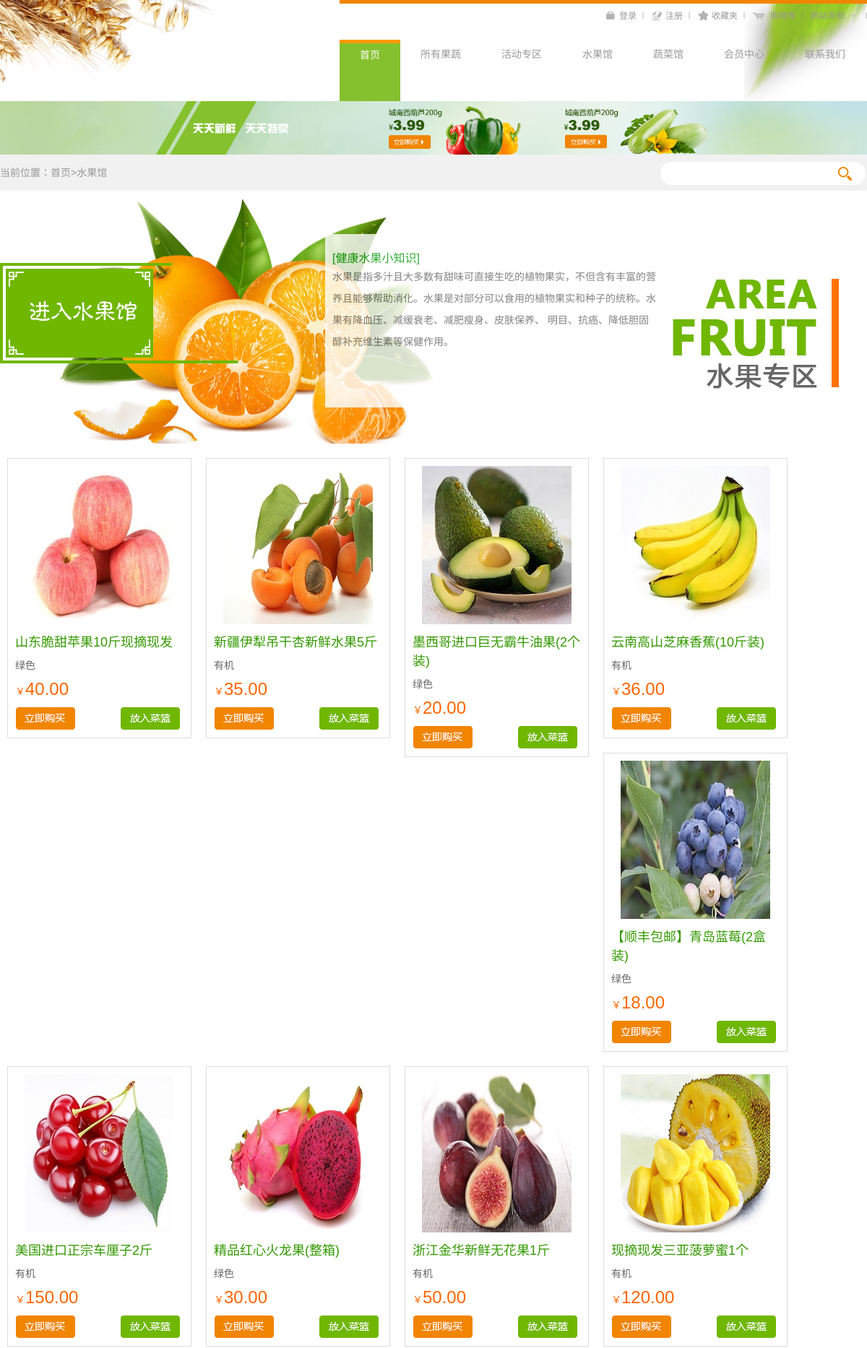
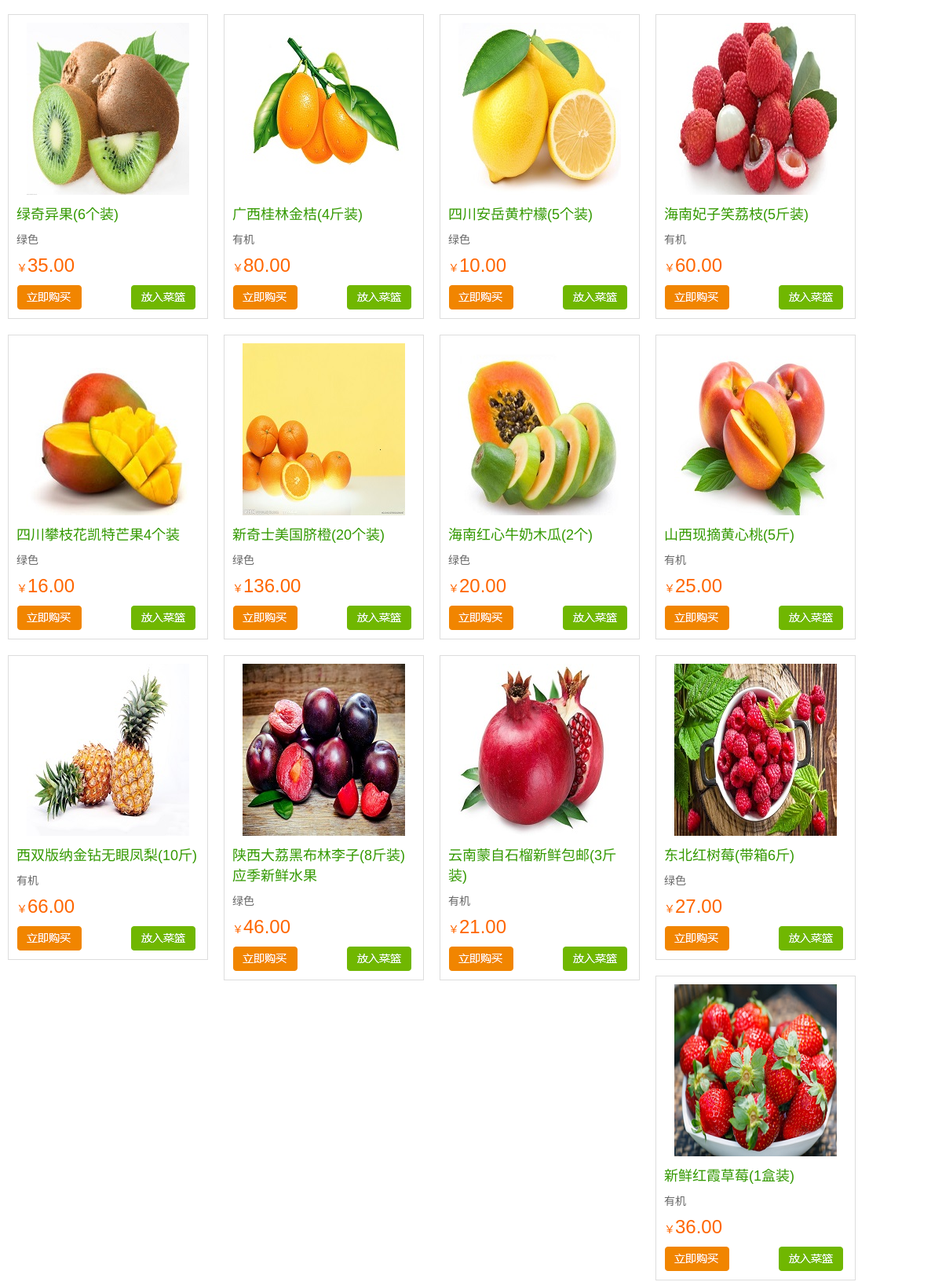
Screenshot of /integral_app/products/ (upper part) with the database file from the repository (2 pictures, top to bottom).
### integral_app/models.py (models this page shows, shortened)
class Pro_sku(models.Model):
    image = models.ImageField(upload_to='static/images', default='images/product_AD_07.png', null=True, verbose_name='商品图片')
    name = models.CharField(max_length=50, verbose_name='商品名(规格)')
    title = models.CharField(max_length=100, verbose_name='标签')
    price = models.DecimalField(max_digits=10, decimal_places=2, verbose_name='本店价')
    cost_price = models.DecimalField(max_digits=10, decimal_places=2, verbose_name='市场价')
    stock = models.IntegerField(default=0, verbose_name='库存')
    sales = models.IntegerField(default=0, verbose_name='销量')
    type = models.ForeignKey(Pro_Type, on_delete=models.CASCADE)
    comments = models.IntegerField(default=0, verbose_name='评价数')
    is_putaway = models.BooleanField(default=True, verbose_name='是否上架销售')
    class Meta:
        db_table = 'Pro_sku'
        verbose_name = '商品SKU'
        verbose_name_plural = verbose_name

### integral_app/views.py (the view)
# urls.py: path('products/', views.products, name='products'),  # 访问水果馆活动页面
def products(request):
    fruits = Pro_sku.objects.exclude(type_id=2)
    return render(request, 'integral_app/Products.html',{'fruits':fruits})

### templates/integral_app/Products.html (shortened to what this page needs)
{% load static %}
<!DOCTYPE html PUBLIC "-//W3C//DTD XHTML 1.0 Transitional//EN"
        "http://www.w3.org/TR/xhtml1/DTD/xhtml1-transitional.dtd">
<html xmlns="http://www.w3.org/1999/xhtml">
<head>
    <link href="{% static 'css/css.css' %}" rel="stylesheet" type="text/css"/>
    <link href="{% static 'css/common.css' %}" rel="stylesheet" type="text/css"/>
    <link href="{% static 'css/font-awesome.min.css' %}" rel="stylesheet" type="text/css"/>
</head>
<body>
<div class="top_header">
    <em class="left_img"></em>
    <div class="header clearfix" id="header">
        <a href="#" class="logo_img"><img src="{% static 'images/logo.png' %}"/></a>
        <div class="header_Section">
            <div class="shortcut">
                <ul>
                    {% if request.session.is_login %}
                        <li class="hd_menu_tit"><em class="login_img"></em><a
                                href="{% url 'user_info' %}">当前在线：{{ request.session.user_username }}</a></li>
                        <li class="hd_menu_tit"><em class="registered_img"></em><a href="{% url 'logout' %}">注销</a></li>
                    {% else %}
                        <li class="hd_menu_tit"><em class="login_img"></em><a href="{% url 'login' %}">登录</a></li>
                        <li class="hd_menu_tit"><em class="registered_img"></em><a href="{% url 'registered' %}">注册</a>
                        </li>
                    {% endif %}
                    <li class="hd_menu_tit"><em class="Collect_img"></em><a href="{% url 'user_collect' %}">收藏夹</a></li>
                    <li class="hd_menu_tit"><em class="cart_img"></em><a href="{% url 'shopping_cart' %}">购物车</a></li>
                    <li class="hd_menu_tit list_name" data-addclass="hd_menu_hover"><a href="#">网站导航</a><em
                            class="navigation_img"></em>
                    </li>
                </ul>
            </div>
            <div class="nav" id="Navigation">
                <ul class="Navigation_name">
                    <li class=""><a href="{% url 'index' %}">首页</a></li>
                    <li class=""><a href="{% url 'integral' %}">所有果蔬</a></li>
                    <li class=""><a href="{% url 'group_buy' %}">活动专区</a></li>
                    <li class=""><a href="{% url 'products' %}">水果馆</a></li>
                    <li class=""><a href="{% url 'products_list' %}">蔬菜馆</a></li>
                    <li class=""><a href="{% url 'user_info' %}">会员中心</a></li>
                    <li class=""><a href="#">联系我们</a></li>
                </ul>
            </div>
        </div>
    </div>
    <em class="right_img"></em>
</div>
<div class="AD_img"><a href="#"><img src="../../static/images/AD_page_img_02.png" width="100%"/></a></div>
<div class="Bread_crumbs">
    <div class="Inside_pages clearfix">
        <div class="left">当前位置：<a href="#">首页</a>&gt;<a href="#">水果馆</a></div>
        <div class="right Search">
            <form>
                <input name="" type="text" class="Search_Box"/>
                <input name="" type="button" name="" class="Search_btn"/>
            </form>
        </div>
    </div>
</div>
<div class="Inside_pages">
    <div class="fruits_Forum">
        <div class="title_style">
            <div class="title_name"><a href="#"><img src="../../static/images/sg_pro_img_12.png"/></a></div>
            <div class="title_info">
                <p class="title_x_name">[健康水果小知识]</p>
                <p class="x_info">水果是指多汁且大多数有甜味可直接生吃的植物果实，不但含有丰富的营养且能够帮助消化。水果是对部分可以食用的植物果实和种子的统称。水果有降血压、减缓衰老、减肥瘦身、皮肤保养、
                    明目、抗癌、降低胆固醇补充维生素等保健作用。</p>
            </div>
            <div class="title_img"><img src="../../static/images/sg_pro_img_17.png"/></div>
        </div>
        <div class="list_style">
            <ul class="clearfix">
                {% for foo in fruits %}
                    <li class="clearfix">
                    <div class="product_lists clearfix">
                        <a href="#"><img src="{{ foo.image }}"/></a>
                        <p class="title_p_name">{{ foo.name }}</p>
                        <p class="title_Profile">{{ foo.title }}</p>
                        <p class="price"><b>￥</b>{{ foo.price }}</p>
                        <p class="btn_style"><a href="javascript;('')" class="buy_btn"></a><a href="javascript;('')"
                                                                                              class="Join_btn"></a></p>
                    </div>
                </li>
                {% endfor %}
            </ul>
        </div>
    </div>
</body>
</html>

### static/css/css.css (style rules this page uses)
.clearfix:before, .clearfix:after { content: '.'; display: block; overflow: hidden; visibility: hidden; font-size: 0; line-height: 0; width: 0; height: 0; }
.clearfix:after { clear: both; }
.clearfix { zoom: 1; }
.Inside_pages .title_style { position:relative; height:350px; }
.Inside_pages .title_style .title_name { height:140px; width:332px; position:absolute; top:100px; }
.Inside_pages .title_style .title_name img { top:50px; left:40px; position:absolute }
.Inside_pages .title_style .title_info { background:#FFF; filter: alpha(Opacity=80); opacity: .8; height:200px; left:450px; top:60px; width:450px; padding:20px 10px; position:absolute }
.Inside_pages .title_style .title_info .title_x_name { font-size:16px; color:#090 }
.Inside_pages .title_style .title_info .x_info { font-size:14px; line-height:30px; color:#666 }
.Inside_pages .title_style .title_img { position:absolute; top:50px; }
.Inside_pages .list_style { margin:10px 0px 100px 0px }
.Inside_pages .list_style li { width:275px; float:left }
.Inside_pages .list_style li .product_lists { border:1px solid #ddd; margin:10px; padding:10px; position:relative }
.Inside_pages .list_style a { display:block; text-align:center; }
.Inside_pages .list_style .title_p_name { font-size:18px; color:#390; margin:10px 0px; }
.Inside_pages .list_style .title_Profile { font-size:14px; color:#666 }
.Inside_pages .list_style .price { margin:10px 0px; font-size:24px; color:#F60 }
.Inside_pages .list_style .price b { font-size:14px; font-weight:normal }
.Inside_pages .list_style .btn_style a { background:url("../images/Complex_img.png") no-repeat; height:33px; width:88px; display:block; }
.Inside_pages .list_style .btn_style a.buy_btn { float:left }
.Inside_pages .list_style .btn_style a.Join_btn { background-position:left -32px; float:right }
.fruits_Forum .title_style { background:url("../images/sg_pro_img_05.png") no-repeat; background-position:right; height:350px; }
.fruits_Forum .title_style .title_name { left:0px; background:url("../images/sg_pro_img_08.png") no-repeat; }
.fruits_Forum .title_style .title_img { right:0px; width:271px; height:232px; }
.fruits_Forum .title_style .title_name img { top:50px; left:40px; position:absolute }

### rows the page displays
Pro_sku: image (picture), name "山东脆甜苹果10斤现摘现发", title "绿色", price "40.00"
Pro_sku: image (picture), name "新疆伊犁吊干杏新鲜水果5斤", title "有机", price "35.00"
Pro_sku: image (picture), name "墨西哥进口巨无霸牛油果(2个装)", title "绿色", price "20.00"
Pro_sku: image (picture), name "云南高山芝麻香蕉(10斤装)", title "有机", price "36.00"
Pro_sku: image (picture), name "【顺丰包邮】青岛蓝莓(2盒装)", title "绿色", price "18.00"
Pro_sku: image (picture), name "美国进口正宗车厘子2斤", title "有机", price "150.00"
Pro_sku: image (picture), name "精品红心火龙果(整箱)", title "绿色", price "30.00"
Pro_sku: image (picture), name "浙江金华新鲜无花果1斤", title "有机", price "50.00"
Pro_sku: image (picture), name "现摘现发三亚菠萝蜜1个", title "有机", price "120.00"
Pro_sku: image (picture), name "绿奇异果(6个装)", title "绿色", price "35.00"
Pro_sku: image (picture), name "广西桂林金桔(4斤装)", title "有机", price "80.00"
Pro_sku: image (picture), name "四川安岳黄柠檬(5个装)", title "绿色", price "10.00"
Pro_sku: image (picture), name "海南妃子笑荔枝(5斤装)", title "有机", price "60.00"
Pro_sku: image (picture), name "四川攀枝花凯特芒果4个装", title "绿色", price "16.00"
Pro_sku: image (picture), name "新奇士美国脐橙(20个装)", title "绿色", price "136.00"
Pro_sku: image (picture), name "海南红心牛奶木瓜(2个)", title "绿色", price "20.00"
Pro_sku: image (picture), name "山西现摘黄心桃(5斤)", title "有机", price "25.00"
Pro_sku: image (picture), name "西双版纳金钻无眼凤梨(10斤)", title "有机", price "66.00"
Pro_sku: image (picture), name "陕西大荔黑布林李子(8斤装)应季新鲜水果", title "绿色", price "46.00"
Pro_sku: image (picture), name "云南蒙自石榴新鲜包邮(3斤装)", title "有机", price "21.00"
Pro_sku: image (picture), name "东北红树莓(带箱6斤)", title "绿色", price "27.00"
Pro_sku: image (picture), name "新鲜红霞草莓(1盒装)", title "有机", price "36.00"
